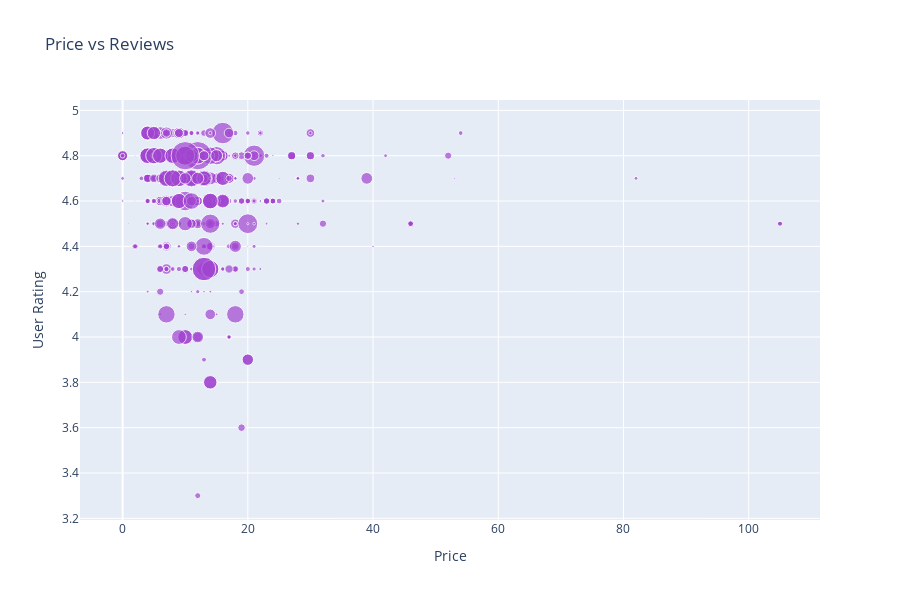

This figure's notebook cell:
### Markdown cell above
In this section, we are going to check if more expensive books have better reviews.

### Code cell
fig = px.scatter(df_1, x = 'Price', y = 'User Rating', size = 'Reviews', title = 'Price vs Reviews', height = 600)
fig.update_traces(marker = dict(color = '#9932CC'), opacity = 0.9)

fig.show()

### Figure 1 — Plotly figure (JSON) as saved in the notebook; plotly's stock layout.template omitted (floating-point values rounded to 4 significant figures; data arrays with more than 128 entries replaced by an {"elided": "..."} marker saying what was removed)
{"data": [{"hovertemplate": "Price=%{x}<br>User Rating=%{y}<br>Reviews=%{marker.size}<extra></extra>", "legendgroup": "", "marker": {"color": "#9932CC", "size": {"elided": "700 int values"}, "sizemode": "area", "sizeref": 522.3, "symbol": "circle"}, "mode": "markers", "name": "", "opacity": 0.9, "orientation": "v", "showlegend": false, "type": "scatter", "x": {"elided": "700 int values"}, "xaxis": "x", "y": {"elided": "700 float values"}, "yaxis": "y"}], "layout": {"height": 600, "legend": {"itemsizing": "constant", "tracegroupgap": 0}, "title": {"text": "Price vs Reviews"}, "xaxis": {"anchor": "y", "domain": [0, 1], "title": {"text": "Price"}}, "yaxis": {"anchor": "x", "domain": [0, 1], "title": {"text": "User Rating"}}}}
